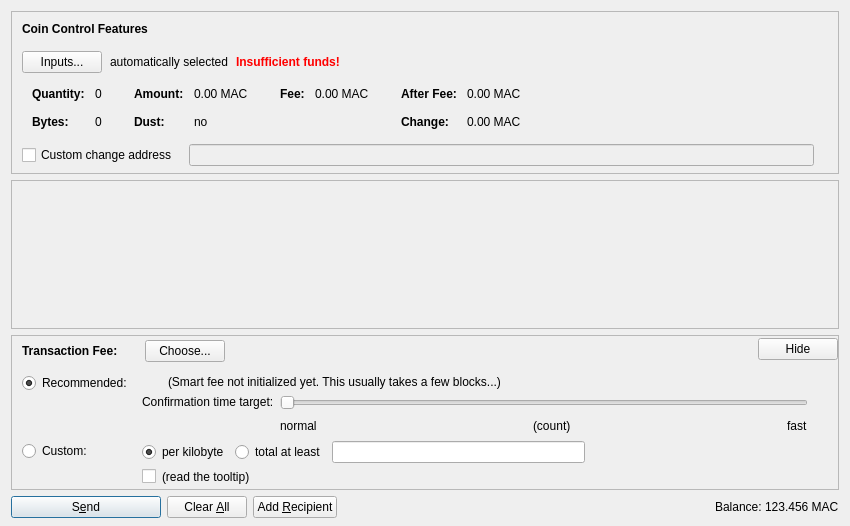
<?xml version="1.0" encoding="UTF-8"?>
<ui version="4.0">
 <class>SendCoinsDialog</class>
 <widget class="QDialog" name="SendCoinsDialog">
  <property name="geometry">
   <rect>
    <x>0</x>
    <y>0</y>
    <width>850</width>
    <height>526</height>
   </rect>
  </property>
  <property name="windowTitle">
   <string>Send Coins</string>
  </property>
  <layout class="QVBoxLayout" name="verticalLayout" stretch="0,1,0,0">
   <property name="bottomMargin">
    <number>8</number>
   </property>
   <item>
    <widget class="QFrame" name="frameCoinControl">
     <property name="sizePolicy">
      <sizepolicy hsizetype="Expanding" vsizetype="Expanding">
       <horstretch>0</horstretch>
       <verstretch>0</verstretch>
      </sizepolicy>
     </property>
     <property name="maximumSize">
      <size>
       <width>16777215</width>
       <height>16777215</height>
      </size>
     </property>
     <property name="frameShape">
      <enum>QFrame::StyledPanel</enum>
     </property>
     <property name="frameShadow">
      <enum>QFrame::Sunken</enum>
     </property>
     <layout class="QVBoxLayout" name="verticalLayoutCoinControl2">
      <property name="spacing">
       <number>0</number>
      </property>
      <property name="leftMargin">
       <number>0</number>
      </property>
      <property name="topMargin">
       <number>0</number>
      </property>
      <property name="rightMargin">
       <number>0</number>
      </property>
      <property name="bottomMargin">
       <number>6</number>
      </property>
      <item>
       <layout class="QVBoxLayout" name="verticalLayoutCoinControl" stretch="0,0,0,0,1">
        <property name="spacing">
         <number>0</number>
        </property>
        <property name="leftMargin">
         <number>10</number>
        </property>
        <property name="topMargin">
         <number>10</number>
        </property>
        <item>
         <layout class="QHBoxLayout" name="horizontalLayoutCoinControl1">
          <property name="bottomMargin">
           <number>15</number>
          </property>
          <item>
           <widget class="QLabel" name="labelCoinControlFeatures">
            <property name="sizePolicy">
             <sizepolicy hsizetype="Preferred" vsizetype="Maximum">
              <horstretch>0</horstretch>
              <verstretch>0</verstretch>
             </sizepolicy>
            </property>
            <property name="font">
             <font>
              <weight>75</weight>
              <bold>true</bold>
             </font>
            </property>
            <property name="styleSheet">
             <string notr="true">font-weight:bold;</string>
            </property>
            <property name="text">
             <string>Coin Control Features</string>
            </property>
           </widget>
          </item>
         </layout>
        </item>
        <item>
         <layout class="QHBoxLayout" name="horizontalLayoutCoinControl2" stretch="0,0,0,0">
          <property name="spacing">
           <number>8</number>
          </property>
          <property name="bottomMargin">
           <number>10</number>
          </property>
          <item>
           <widget class="QPushButton" name="pushButtonCoinControl">
            <property name="styleSheet">
             <string notr="true"/>
            </property>
            <property name="text">
             <string>Inputs...</string>
            </property>
            <property name="autoDefault">
             <bool>false</bool>
            </property>
           </widget>
          </item>
          <item>
           <widget class="QLabel" name="labelCoinControlAutomaticallySelected">
            <property name="text">
             <string>automatically selected</string>
            </property>
            <property name="margin">
             <number>5</number>
            </property>
           </widget>
          </item>
          <item>
           <widget class="QLabel" name="labelCoinControlInsuffFunds">
            <property name="font">
             <font>
              <weight>75</weight>
              <bold>true</bold>
             </font>
            </property>
            <property name="styleSheet">
             <string notr="true">color:red;font-weight:bold;</string>
            </property>
            <property name="text">
             <string>Insufficient funds!</string>
            </property>
            <property name="margin">
             <number>5</number>
            </property>
           </widget>
          </item>
          <item>
           <spacer name="horizontalSpacerCoinControl">
            <property name="orientation">
             <enum>Qt::Horizontal</enum>
            </property>
            <property name="sizeHint" stdset="0">
             <size>
              <width>40</width>
              <height>1</height>
             </size>
            </property>
           </spacer>
          </item>
         </layout>
        </item>
        <item>
         <widget class="QWidget" name="widgetCoinControl" native="true">
          <property name="sizePolicy">
           <sizepolicy hsizetype="Preferred" vsizetype="Preferred">
            <horstretch>0</horstretch>
            <verstretch>0</verstretch>
           </sizepolicy>
          </property>
          <property name="minimumSize">
           <size>
            <width>0</width>
            <height>0</height>
           </size>
          </property>
          <property name="styleSheet">
           <string notr="true"/>
          </property>
          <layout class="QHBoxLayout" name="horizontalLayoutCoinControl5">
           <property name="leftMargin">
            <number>0</number>
           </property>
           <property name="topMargin">
            <number>0</number>
           </property>
           <property name="rightMargin">
            <number>0</number>
           </property>
           <property name="bottomMargin">
            <number>0</number>
           </property>
           <item>
            <layout class="QHBoxLayout" name="horizontalLayoutCoinControl3" stretch="0,0,0,1">
             <property name="spacing">
              <number>20</number>
             </property>
             <property name="topMargin">
              <number>0</number>
             </property>
             <property name="bottomMargin">
              <number>10</number>
             </property>
             <item>
              <layout class="QFormLayout" name="formLayoutCoinControl1">
               <property name="horizontalSpacing">
                <number>10</number>
               </property>
               <property name="verticalSpacing">
                <number>14</number>
               </property>
               <property name="leftMargin">
                <number>10</number>
               </property>
               <property name="topMargin">
                <number>4</number>
               </property>
               <property name="rightMargin">
                <number>6</number>
               </property>
               <item row="0" column="0">
                <widget class="QLabel" name="labelCoinControlQuantityText">
                 <property name="font">
                  <font>
                   <weight>75</weight>
                   <bold>true</bold>
                  </font>
                 </property>
                 <property name="text">
                  <string>Quantity:</string>
                 </property>
                 <property name="margin">
                  <number>0</number>
                 </property>
                </widget>
               </item>
               <item row="0" column="1">
                <widget class="QLabel" name="labelCoinControlQuantity">
                 <property name="cursor">
                  <cursorShape>IBeamCursor</cursorShape>
                 </property>
                 <property name="contextMenuPolicy">
                  <enum>Qt::ActionsContextMenu</enum>
                 </property>
                 <property name="text">
                  <string notr="true">0</string>
                 </property>
                 <property name="margin">
                  <number>0</number>
                 </property>
                 <property name="textInteractionFlags">
                  <set>Qt::LinksAccessibleByMouse|Qt::TextSelectableByKeyboard|Qt::TextSelectableByMouse</set>
                 </property>
                </widget>
               </item>
               <item row="1" column="0">
                <widget class="QLabel" name="labelCoinControlBytesText">
                 <property name="font">
                  <font>
                   <weight>75</weight>
                   <bold>true</bold>
                  </font>
                 </property>
                 <property name="text">
                  <string>Bytes:</string>
                 </property>
                </widget>
               </item>
               <item row="1" column="1">
                <widget class="QLabel" name="labelCoinControlBytes">
                 <property name="cursor">
                  <cursorShape>IBeamCursor</cursorShape>
                 </property>
                 <property name="contextMenuPolicy">
                  <enum>Qt::ActionsContextMenu</enum>
                 </property>
                 <property name="text">
                  <string notr="true">0</string>
                 </property>
                 <property name="textInteractionFlags">
                  <set>Qt::LinksAccessibleByMouse|Qt::TextSelectableByKeyboard|Qt::TextSelectableByMouse</set>
                 </property>
                </widget>
               </item>
              </layout>
             </item>
             <item>
              <layout class="QFormLayout" name="formLayoutCoinControl2">
               <property name="horizontalSpacing">
                <number>10</number>
               </property>
               <property name="verticalSpacing">
                <number>14</number>
               </property>
               <property name="leftMargin">
                <number>6</number>
               </property>
               <property name="topMargin">
                <number>4</number>
               </property>
               <property name="rightMargin">
                <number>6</number>
               </property>
               <item row="0" column="0">
                <widget class="QLabel" name="labelCoinControlAmountText">
                 <property name="font">
                  <font>
                   <weight>75</weight>
                   <bold>true</bold>
                  </font>
                 </property>
                 <property name="text">
                  <string>Amount:</string>
                 </property>
                 <property name="margin">
                  <number>0</number>
                 </property>
                </widget>
               </item>
               <item row="0" column="1">
                <widget class="QLabel" name="labelCoinControlAmount">
                 <property name="cursor">
                  <cursorShape>IBeamCursor</cursorShape>
                 </property>
                 <property name="contextMenuPolicy">
                  <enum>Qt::ActionsContextMenu</enum>
                 </property>
                 <property name="text">
                  <string notr="true">0.00 MAC</string>
                 </property>
                 <property name="textInteractionFlags">
                  <set>Qt::LinksAccessibleByMouse|Qt::TextSelectableByKeyboard|Qt::TextSelectableByMouse</set>
                 </property>
                </widget>
               </item>
               <item row="1" column="0">
                <widget class="QLabel" name="labelCoinControlLowOutputText">
                 <property name="font">
                  <font>
                   <weight>75</weight>
                   <bold>true</bold>
                  </font>
                 </property>
                 <property name="text">
                  <string>Dust:</string>
                 </property>
                </widget>
               </item>
               <item row="1" column="1">
                <widget class="QLabel" name="labelCoinControlLowOutput">
                 <property name="cursor">
                  <cursorShape>IBeamCursor</cursorShape>
                 </property>
                 <property name="contextMenuPolicy">
                  <enum>Qt::ActionsContextMenu</enum>
                 </property>
                 <property name="text">
                  <string notr="true">no</string>
                 </property>
                 <property name="textInteractionFlags">
                  <set>Qt::LinksAccessibleByMouse|Qt::TextSelectableByKeyboard|Qt::TextSelectableByMouse</set>
                 </property>
                </widget>
               </item>
              </layout>
             </item>
             <item>
              <layout class="QFormLayout" name="formLayoutCoinControl3">
               <property name="horizontalSpacing">
                <number>10</number>
               </property>
               <property name="verticalSpacing">
                <number>14</number>
               </property>
               <property name="leftMargin">
                <number>6</number>
               </property>
               <property name="topMargin">
                <number>4</number>
               </property>
               <property name="rightMargin">
                <number>6</number>
               </property>
               <item row="0" column="0">
                <widget class="QLabel" name="labelCoinControlFeeText">
                 <property name="font">
                  <font>
                   <weight>75</weight>
                   <bold>true</bold>
                  </font>
                 </property>
                 <property name="text">
                  <string>Fee:</string>
                 </property>
                 <property name="margin">
                  <number>0</number>
                 </property>
                </widget>
               </item>
               <item row="0" column="1">
                <widget class="QLabel" name="labelCoinControlFee">
                 <property name="cursor">
                  <cursorShape>IBeamCursor</cursorShape>
                 </property>
                 <property name="contextMenuPolicy">
                  <enum>Qt::ActionsContextMenu</enum>
                 </property>
                 <property name="text">
                  <string notr="true">0.00 MAC</string>
                 </property>
                 <property name="textInteractionFlags">
                  <set>Qt::LinksAccessibleByMouse|Qt::TextSelectableByKeyboard|Qt::TextSelectableByMouse</set>
                 </property>
                </widget>
               </item>
              </layout>
             </item>
             <item>
              <layout class="QFormLayout" name="formLayoutCoinControl4">
               <property name="horizontalSpacing">
                <number>10</number>
               </property>
               <property name="verticalSpacing">
                <number>14</number>
               </property>
               <property name="leftMargin">
                <number>6</number>
               </property>
               <property name="topMargin">
                <number>4</number>
               </property>
               <property name="rightMargin">
                <number>6</number>
               </property>
               <item row="0" column="0">
                <widget class="QLabel" name="labelCoinControlAfterFeeText">
                 <property name="font">
                  <font>
                   <weight>75</weight>
                   <bold>true</bold>
                  </font>
                 </property>
                 <property name="text">
                  <string>After Fee:</string>
                 </property>
                 <property name="margin">
                  <number>0</number>
                 </property>
                </widget>
               </item>
               <item row="0" column="1">
                <widget class="QLabel" name="labelCoinControlAfterFee">
                 <property name="cursor">
                  <cursorShape>IBeamCursor</cursorShape>
                 </property>
                 <property name="contextMenuPolicy">
                  <enum>Qt::ActionsContextMenu</enum>
                 </property>
                 <property name="text">
                  <string notr="true">0.00 MAC</string>
                 </property>
                 <property name="textInteractionFlags">
                  <set>Qt::LinksAccessibleByMouse|Qt::TextSelectableByKeyboard|Qt::TextSelectableByMouse</set>
                 </property>
                </widget>
               </item>
               <item row="1" column="0">
                <widget class="QLabel" name="labelCoinControlChangeText">
                 <property name="font">
                  <font>
                   <weight>75</weight>
                   <bold>true</bold>
                  </font>
                 </property>
                 <property name="text">
                  <string>Change:</string>
                 </property>
                </widget>
               </item>
               <item row="1" column="1">
                <widget class="QLabel" name="labelCoinControlChange">
                 <property name="cursor">
                  <cursorShape>IBeamCursor</cursorShape>
                 </property>
                 <property name="contextMenuPolicy">
                  <enum>Qt::ActionsContextMenu</enum>
                 </property>
                 <property name="text">
                  <string notr="true">0.00 MAC</string>
                 </property>
                 <property name="textInteractionFlags">
                  <set>Qt::LinksAccessibleByMouse|Qt::TextSelectableByKeyboard|Qt::TextSelectableByMouse</set>
                 </property>
                </widget>
               </item>
              </layout>
             </item>
            </layout>
           </item>
          </layout>
         </widget>
        </item>
        <item>
         <layout class="QHBoxLayout" name="horizontalLayoutCoinControl4" stretch="0,0,0">
          <property name="spacing">
           <number>12</number>
          </property>
          <property name="sizeConstraint">
           <enum>QLayout::SetDefaultConstraint</enum>
          </property>
          <property name="topMargin">
           <number>5</number>
          </property>
          <property name="rightMargin">
           <number>5</number>
          </property>
          <item>
           <widget class="QCheckBox" name="checkBoxCoinControlChange">
            <property name="toolTip">
             <string>If this is activated, but the change address is empty or invalid, change will be sent to a newly generated address.</string>
            </property>
            <property name="text">
             <string>Custom change address</string>
            </property>
           </widget>
          </item>
          <item>
           <widget class="QValidatedLineEdit" name="lineEditCoinControlChange">
            <property name="enabled">
             <bool>false</bool>
            </property>
            <property name="sizePolicy">
             <sizepolicy hsizetype="Expanding" vsizetype="Fixed">
              <horstretch>0</horstretch>
              <verstretch>0</verstretch>
             </sizepolicy>
            </property>
           </widget>
          </item>
          <item>
           <widget class="QLabel" name="labelCoinControlChangeLabel">
            <property name="sizePolicy">
             <sizepolicy hsizetype="Preferred" vsizetype="Expanding">
              <horstretch>0</horstretch>
              <verstretch>0</verstretch>
             </sizepolicy>
            </property>
            <property name="minimumSize">
             <size>
              <width>0</width>
              <height>0</height>
             </size>
            </property>
            <property name="text">
             <string/>
            </property>
            <property name="margin">
             <number>3</number>
            </property>
           </widget>
          </item>
         </layout>
        </item>
        <item>
         <spacer name="verticalSpacerCoinControl">
          <property name="orientation">
           <enum>Qt::Vertical</enum>
          </property>
          <property name="sizeHint" stdset="0">
           <size>
            <width>800</width>
            <height>1</height>
           </size>
          </property>
         </spacer>
        </item>
       </layout>
      </item>
     </layout>
    </widget>
   </item>
   <item>
    <widget class="QScrollArea" name="scrollArea">
     <property name="widgetResizable">
      <bool>true</bool>
     </property>
     <widget class="QWidget" name="scrollAreaWidgetContents">
      <property name="geometry">
       <rect>
        <x>0</x>
        <y>0</y>
        <width>830</width>
        <height>104</height>
       </rect>
      </property>
      <layout class="QVBoxLayout" name="verticalLayout_2" stretch="0,1">
       <property name="leftMargin">
        <number>0</number>
       </property>
       <property name="topMargin">
        <number>0</number>
       </property>
       <property name="rightMargin">
        <number>0</number>
       </property>
       <property name="bottomMargin">
        <number>0</number>
       </property>
       <item>
        <layout class="QVBoxLayout" name="entries">
         <property name="spacing">
          <number>6</number>
         </property>
        </layout>
       </item>
       <item>
        <spacer name="verticalSpacer">
         <property name="orientation">
          <enum>Qt::Vertical</enum>
         </property>
         <property name="sizeHint" stdset="0">
          <size>
           <width>20</width>
           <height>40</height>
          </size>
         </property>
        </spacer>
       </item>
      </layout>
     </widget>
    </widget>
   </item>
   <item>
    <widget class="QFrame" name="frameFee">
     <property name="sizePolicy">
      <sizepolicy hsizetype="Expanding" vsizetype="Expanding">
       <horstretch>0</horstretch>
       <verstretch>0</verstretch>
      </sizepolicy>
     </property>
     <property name="maximumSize">
      <size>
       <width>16777215</width>
       <height>16777215</height>
      </size>
     </property>
     <property name="frameShape">
      <enum>QFrame::StyledPanel</enum>
     </property>
     <property name="frameShadow">
      <enum>QFrame::Sunken</enum>
     </property>
     <layout class="QVBoxLayout" name="verticalLayoutFee1">
      <property name="spacing">
       <number>0</number>
      </property>
      <property name="leftMargin">
       <number>0</number>
      </property>
      <property name="topMargin">
       <number>0</number>
      </property>
      <property name="rightMargin">
       <number>0</number>
      </property>
      <property name="bottomMargin">
       <number>0</number>
      </property>
      <item>
       <layout class="QVBoxLayout" name="verticalLayoutFee2" stretch="0,0,0">
        <property name="spacing">
         <number>0</number>
        </property>
        <property name="leftMargin">
         <number>10</number>
        </property>
        <property name="topMargin">
         <number>0</number>
        </property>
        <item>
         <layout class="QHBoxLayout" name="horizontalLayoutFee1">
          <property name="bottomMargin">
           <number>0</number>
          </property>
          <item>
           <layout class="QVBoxLayout" name="verticalLayoutFee7">
            <property name="spacing">
             <number>0</number>
            </property>
            <item>
             <spacer name="verticalSpacerSmartFee">
              <property name="orientation">
               <enum>Qt::Vertical</enum>
              </property>
              <property name="sizeType">
               <enum>QSizePolicy::Fixed</enum>
              </property>
              <property name="sizeHint" stdset="0">
               <size>
                <width>1</width>
                <height>4</height>
               </size>
              </property>
             </spacer>
            </item>
            <item>
             <layout class="QHBoxLayout" name="horizontalLayoutSmartFee">
              <property name="spacing">
               <number>10</number>
              </property>
              <item>
               <widget class="QLabel" name="labelFeeHeadline">
                <property name="sizePolicy">
                 <sizepolicy hsizetype="Preferred" vsizetype="Maximum">
                  <horstretch>0</horstretch>
                  <verstretch>0</verstretch>
                 </sizepolicy>
                </property>
                <property name="font">
                 <font>
                  <weight>75</weight>
                  <bold>true</bold>
                 </font>
                </property>
                <property name="styleSheet">
                 <string notr="true">font-weight:bold;</string>
                </property>
                <property name="text">
                 <string>Transaction Fee:</string>
                </property>
               </widget>
              </item>
              <item>
               <widget class="QLabel" name="labelFeeMinimized">
                <property name="text">
                 <string/>
                </property>
               </widget>
              </item>
              <item>
               <widget class="QPushButton" name="buttonChooseFee">
                <property name="text">
                 <string>Choose...</string>
                </property>
               </widget>
              </item>
             </layout>
            </item>
            <item>
             <spacer name="verticalSpacer_5">
              <property name="orientation">
               <enum>Qt::Vertical</enum>
              </property>
              <property name="sizeHint" stdset="0">
               <size>
                <width>1</width>
                <height>1</height>
               </size>
              </property>
             </spacer>
            </item>
           </layout>
          </item>
          <item>
           <spacer name="horizontalSpacer_4">
            <property name="orientation">
             <enum>Qt::Horizontal</enum>
            </property>
            <property name="sizeHint" stdset="0">
             <size>
              <width>40</width>
              <height>20</height>
             </size>
            </property>
           </spacer>
          </item>
          <item>
           <widget class="QPushButton" name="buttonMinimizeFee">
            <property name="toolTip">
             <string>collapse fee-settings</string>
            </property>
            <property name="text">
             <string>Hide</string>
            </property>
           </widget>
          </item>
         </layout>
        </item>
        <item>
         <widget class="QFrame" name="frameFeeSelection">
          <layout class="QVBoxLayout" name="verticalLayoutFee12">
           <property name="spacing">
            <number>0</number>
           </property>
           <property name="leftMargin">
            <number>0</number>
           </property>
           <property name="topMargin">
            <number>0</number>
           </property>
           <property name="rightMargin">
            <number>0</number>
           </property>
           <property name="bottomMargin">
            <number>0</number>
           </property>
           <item>
            <layout class="QGridLayout" name="gridLayoutFee">
             <property name="topMargin">
              <number>10</number>
             </property>
             <property name="bottomMargin">
              <number>4</number>
             </property>
             <property name="horizontalSpacing">
              <number>10</number>
             </property>
             <property name="verticalSpacing">
              <number>4</number>
             </property>
             <item row="1" column="1">
              <layout class="QVBoxLayout" name="verticalLayoutFee8">
               <property name="spacing">
                <number>6</number>
               </property>
               <item>
                <layout class="QHBoxLayout" name="horizontalLayoutFee13">
                 <item>
                  <widget class="QRadioButton" name="radioCustomPerKilobyte">
                   <property name="toolTip">
                    <string>If the custom fee is set to 1000 satoshis and the transaction is only 250 bytes, then &quot;per kilobyte&quot; only pays 250 satoshis in fee, while &quot;total at least&quot; pays 1000 satoshis. For transactions bigger than a kilobyte both pay by kilobyte.</string>
                   </property>
                   <property name="text">
                    <string>per kilobyte</string>
                   </property>
                   <property name="checked">
                    <bool>true</bool>
                   </property>
                   <attribute name="buttonGroup">
                    <string notr="true">groupCustomFee</string>
                   </attribute>
                  </widget>
                 </item>
                 <item>
                  <widget class="QRadioButton" name="radioCustomAtLeast">
                   <property name="toolTip">
                    <string>If the custom fee is set to 1000 satoshis and the transaction is only 250 bytes, then &quot;per kilobyte&quot; only pays 250 satoshis in fee, while &quot;total at least&quot; pays 1000 satoshis. For transactions bigger than a kilobyte both pay by kilobyte.</string>
                   </property>
                   <property name="text">
                    <string>total at least</string>
                   </property>
                   <attribute name="buttonGroup">
                    <string notr="true">groupCustomFee</string>
                   </attribute>
                  </widget>
                 </item>
                 <item>
                  <widget class="MachinecoinAmountField" name="customFee"/>
                 </item>
                 <item>
                  <spacer name="horizontalSpacer_6">
                   <property name="orientation">
                    <enum>Qt::Horizontal</enum>
                   </property>
                   <property name="sizeHint" stdset="0">
                    <size>
                     <width>1</width>
                     <height>1</height>
                    </size>
                   </property>
                  </spacer>
                 </item>
                </layout>
               </item>
               <item>
                <layout class="QHBoxLayout" name="horizontalLayoutFee8">
                 <item>
                  <widget class="QCheckBox" name="checkBoxMinimumFee">
                   <property name="toolTip">
                    <string>Paying only the minimum fee is just fine as long as there is less transaction volume than space in the blocks. But be aware that this can end up in a never confirming transaction once there is more demand for machinecoin transactions than the network can process.</string>
                   </property>
                   <property name="text">
                    <string/>
                   </property>
                  </widget>
                 </item>
                 <item>
                  <widget class="QLabel" name="labelMinFeeWarning">
                   <property name="enabled">
                    <bool>true</bool>
                   </property>
                   <property name="toolTip">
                    <string>Paying only the minimum fee is just fine as long as there is less transaction volume than space in the blocks. But be aware that this can end up in a never confirming transaction once there is more demand for machinecoin transactions than the network can process.</string>
                   </property>
                   <property name="text">
                    <string>(read the tooltip)</string>
                   </property>
                   <property name="margin">
                    <number>5</number>
                   </property>
                  </widget>
                 </item>
                 <item>
                  <spacer name="horizontalSpacer_2">
                   <property name="orientation">
                    <enum>Qt::Horizontal</enum>
                   </property>
                   <property name="sizeHint" stdset="0">
                    <size>
                     <width>1</width>
                     <height>1</height>
                    </size>
                   </property>
                  </spacer>
                 </item>
                </layout>
               </item>
              </layout>
             </item>
             <item row="0" column="0">
              <layout class="QVBoxLayout" name="verticalLayoutFee4" stretch="0,1">
               <item>
                <widget class="QRadioButton" name="radioSmartFee">
                 <property name="text">
                  <string>Recommended:</string>
                 </property>
                 <property name="checked">
                  <bool>true</bool>
                 </property>
                 <attribute name="buttonGroup">
                  <string notr="true">groupFee</string>
                 </attribute>
                </widget>
               </item>
               <item>
                <spacer name="verticalSpacer_2">
                 <property name="orientation">
                  <enum>Qt::Vertical</enum>
                 </property>
                 <property name="sizeHint" stdset="0">
                  <size>
                   <width>1</width>
                   <height>1</height>
                  </size>
                 </property>
                </spacer>
               </item>
              </layout>
             </item>
             <item row="1" column="0">
              <layout class="QVBoxLayout" name="verticalLayoutFee9" stretch="0,1">
               <item>
                <widget class="QRadioButton" name="radioCustomFee">
                 <property name="text">
                  <string>Custom:</string>
                 </property>
                 <attribute name="buttonGroup">
                  <string notr="true">groupFee</string>
                 </attribute>
                </widget>
               </item>
               <item>
                <spacer name="verticalSpacer_6">
                 <property name="orientation">
                  <enum>Qt::Vertical</enum>
                 </property>
                 <property name="sizeHint" stdset="0">
                  <size>
                   <width>1</width>
                   <height>1</height>
                  </size>
                 </property>
                </spacer>
               </item>
              </layout>
             </item>
             <item row="0" column="1">
              <layout class="QVBoxLayout" name="verticalLayoutFee3" stretch="0,0,1">
               <property name="spacing">
                <number>6</number>
               </property>
               <property name="topMargin">
                <number>2</number>
               </property>
               <item>
                <layout class="QHBoxLayout" name="horizontalLayoutFee12">
                 <item>
                  <widget class="QLabel" name="labelSmartFee">
                   <property name="text">
                    <string/>
                   </property>
                   <property name="margin">
                    <number>2</number>
                   </property>
                  </widget>
                 </item>
                 <item>
                  <widget class="QLabel" name="labelFeeEstimation">
                   <property name="text">
                    <string/>
                   </property>
                  </widget>
                 </item>
                 <item>
                  <widget class="QLabel" name="labelSmartFee2">
                   <property name="text">
                    <string>(Smart fee not initialized yet. This usually takes a few blocks...)</string>
                   </property>
                   <property name="margin">
                    <number>2</number>
                   </property>
                  </widget>
                 </item>
                 <item>
                  <spacer name="horizontalSpacer_5">
                   <property name="orientation">
                    <enum>Qt::Horizontal</enum>
                   </property>
                   <property name="sizeHint" stdset="0">
                    <size>
                     <width>1</width>
                     <height>1</height>
                    </size>
                   </property>
                  </spacer>
                 </item>
                </layout>
               </item>
               <item>
                <layout class="QHBoxLayout" name="horizontalLayoutFee9">
                 <item>
                  <layout class="QVBoxLayout" name="verticalLayoutFee6">
                   <item>
                    <widget class="QLabel" name="labelSmartFee3">
                     <property name="text">
                      <string>Confirmation time target:</string>
                     </property>
                     <property name="margin">
                      <number>2</number>
                     </property>
                    </widget>
                   </item>
                   <item>
                    <spacer name="verticalSpacer_3">
                     <property name="orientation">
                      <enum>Qt::Vertical</enum>
                     </property>
                     <property name="sizeHint" stdset="0">
                      <size>
                       <width>1</width>
                       <height>1</height>
                      </size>
                     </property>
                    </spacer>
                   </item>
                  </layout>
                 </item>
                 <item>
                  <layout class="QVBoxLayout" name="verticalLayoutFee5">
                   <property name="rightMargin">
                    <number>30</number>
                   </property>
                   <item>
                    <widget class="QSlider" name="sliderSmartFee">
                     <property name="minimum">
                      <number>0</number>
                     </property>
                     <property name="maximum">
                      <number>23</number>
                     </property>
                     <property name="pageStep">
                      <number>1</number>
                     </property>
                     <property name="value">
                      <number>0</number>
                     </property>
                     <property name="orientation">
                      <enum>Qt::Horizontal</enum>
                     </property>
                     <property name="invertedAppearance">
                      <bool>false</bool>
                     </property>
                     <property name="invertedControls">
                      <bool>false</bool>
                     </property>
                     <property name="tickPosition">
                      <enum>QSlider::NoTicks</enum>
                     </property>
                    </widget>
                   </item>
                   <item>
                    <layout class="QHBoxLayout" name="horizontalLayoutFee10">
                     <item>
                      <widget class="QLabel" name="labelSmartFeeNormal">
                       <property name="text">
                        <string>normal</string>
                       </property>
                      </widget>
                     </item>
                     <item>
                      <spacer name="horizontalSpacer_7">
                       <property name="orientation">
                        <enum>Qt::Horizontal</enum>
                       </property>
                       <property name="sizeHint" stdset="0">
                        <size>
                         <width>40</width>
                         <height>20</height>
                        </size>
                       </property>
                      </spacer>
                     </item>
                     <item>
                      <widget class="QLabel" name="confirmationTargetLabel">
                       <property name="text">
                        <string notr="true">(count)</string>
                       </property>
                      </widget>
                     </item>
                     <item>
                      <spacer name="horizontalSpacer_3">
                       <property name="orientation">
                        <enum>Qt::Horizontal</enum>
                       </property>
                       <property name="sizeHint" stdset="0">
                        <size>
                         <width>40</width>
                         <height>20</height>
                        </size>
                       </property>
                      </spacer>
                     </item>
                     <item>
                      <widget class="QLabel" name="labelSmartFeeFast">
                       <property name="text">
                        <string>fast</string>
                       </property>
                      </widget>
                     </item>
                    </layout>
                   </item>
                  </layout>
                 </item>
                </layout>
               </item>
               <item>
                <spacer name="verticalSpacer_4">
                 <property name="orientation">
                  <enum>Qt::Vertical</enum>
                 </property>
                 <property name="sizeHint" stdset="0">
                  <size>
                   <width>1</width>
                   <height>1</height>
                  </size>
                 </property>
                </spacer>
               </item>
              </layout>
             </item>
            </layout>
           </item>
          </layout>
         </widget>
        </item>
        <item>
         <spacer name="verticalSpacerFee">
          <property name="orientation">
           <enum>Qt::Vertical</enum>
          </property>
          <property name="sizeHint" stdset="0">
           <size>
            <width>800</width>
            <height>1</height>
           </size>
          </property>
         </spacer>
        </item>
       </layout>
      </item>
     </layout>
    </widget>
   </item>
   <item>
    <layout class="QHBoxLayout" name="horizontalLayout">
     <item>
      <widget class="QPushButton" name="sendButton">
       <property name="minimumSize">
        <size>
         <width>150</width>
         <height>0</height>
        </size>
       </property>
       <property name="toolTip">
        <string>Confirm the send action</string>
       </property>
       <property name="text">
        <string>S&amp;end</string>
       </property>
       <property name="icon">
        <iconset resource="../machinecoin.qrc">
         <normaloff>:/icons/send</normaloff>:/icons/send</iconset>
       </property>
       <property name="autoDefault">
        <bool>false</bool>
       </property>
       <property name="default">
        <bool>true</bool>
       </property>
      </widget>
     </item>
     <item>
      <widget class="QPushButton" name="clearButton">
       <property name="sizePolicy">
        <sizepolicy hsizetype="Minimum" vsizetype="Fixed">
         <horstretch>0</horstretch>
         <verstretch>0</verstretch>
        </sizepolicy>
       </property>
       <property name="toolTip">
        <string>Clear all fields of the form.</string>
       </property>
       <property name="text">
        <string>Clear &amp;All</string>
       </property>
       <property name="icon">
        <iconset resource="../machinecoin.qrc">
         <normaloff>:/icons/remove</normaloff>:/icons/remove</iconset>
       </property>
       <property name="autoDefault">
        <bool>false</bool>
       </property>
      </widget>
     </item>
     <item>
      <widget class="QPushButton" name="addButton">
       <property name="toolTip">
        <string>Send to multiple recipients at once</string>
       </property>
       <property name="text">
        <string>Add &amp;Recipient</string>
       </property>
       <property name="icon">
        <iconset resource="../machinecoin.qrc">
         <normaloff>:/icons/add</normaloff>:/icons/add</iconset>
       </property>
       <property name="autoDefault">
        <bool>false</bool>
       </property>
      </widget>
     </item>
     <item>
      <spacer name="horizontalSpacer">
       <property name="orientation">
        <enum>Qt::Horizontal</enum>
       </property>
       <property name="sizeHint" stdset="0">
        <size>
         <width>40</width>
         <height>20</height>
        </size>
       </property>
      </spacer>
     </item>
     <item>
      <layout class="QHBoxLayout" name="horizontalLayout_2">
       <property name="spacing">
        <number>3</number>
       </property>
       <item>
        <widget class="QLabel" name="label">
         <property name="sizePolicy">
          <sizepolicy hsizetype="Preferred" vsizetype="Fixed">
           <horstretch>0</horstretch>
           <verstretch>0</verstretch>
          </sizepolicy>
         </property>
         <property name="text">
          <string>Balance:</string>
         </property>
        </widget>
       </item>
       <item>
        <widget class="QLabel" name="labelBalance">
         <property name="sizePolicy">
          <sizepolicy hsizetype="Preferred" vsizetype="Fixed">
           <horstretch>0</horstretch>
           <verstretch>0</verstretch>
          </sizepolicy>
         </property>
         <property name="cursor">
          <cursorShape>IBeamCursor</cursorShape>
         </property>
         <property name="text">
          <string notr="true">123.456 MAC</string>
         </property>
         <property name="textInteractionFlags">
          <set>Qt::LinksAccessibleByMouse|Qt::TextSelectableByKeyboard|Qt::TextSelectableByMouse</set>
         </property>
        </widget>
       </item>
      </layout>
     </item>
    </layout>
   </item>
  </layout>
 </widget>
 <customwidgets>
  <customwidget>
   <class>QValidatedLineEdit</class>
   <extends>QLineEdit</extends>
   <header>qvalidatedlineedit.h</header>
  </customwidget>
  <customwidget>
   <class>MachinecoinAmountField</class>
   <extends>QLineEdit</extends>
   <header>machinecoinamountfield.h</header>
   <container>1</container>
  </customwidget>
 </customwidgets>
 <resources>
  <include location="../machinecoin.qrc"/>
 </resources>
 <connections/>
 <buttongroups>
  <buttongroup name="groupFee"/>
  <buttongroup name="groupCustomFee"/>
 </buttongroups>
</ui>
